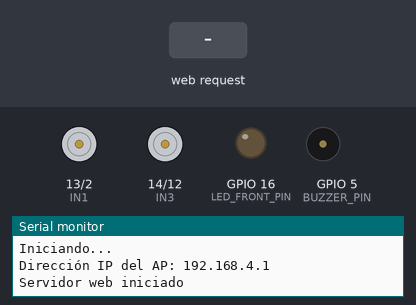
This sketch was run on a simulated ESP8266 (NodeMCU). Parts: motor-driver pin pairs drawn as motors (green arrow = first pin HIGH = forward, orange = second pin HIGH = backward, longer = more drive), output pins drawn as LEDs (lit = HIGH), buzzer (waves = sounding, pin HIGH), the last lines printed to the serial monitor. The test bench sets the inputs (shaded band).

Above: at 1.2 s.
1.3 s: HTTP request GET /forward received
At 1.6 s:
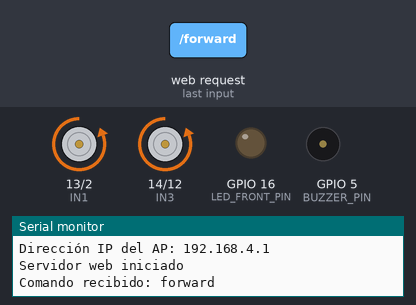
2.8 s: HTTP request GET /backward received
At 3.9 s:
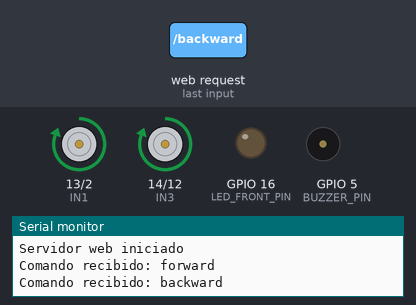
4.3 s: HTTP request GET /left received
At 5.1 s:
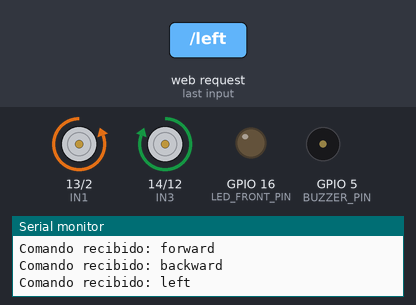
5.8 s: HTTP request GET /right received
At 6.2 s:
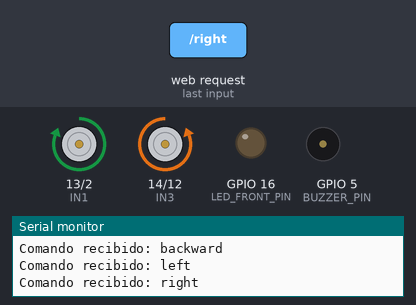
7.3 s: HTTP request GET /beep received
At 8.5 s:
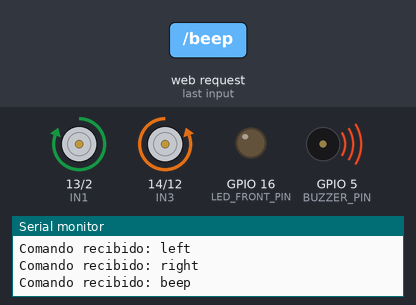
8.8 s: HTTP request GET /stop received
At 9.7 s:
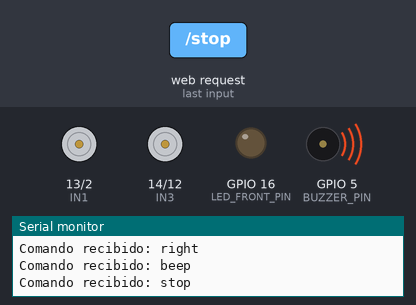
Timing chart, 0 to 11.3 s (numbered marks = the images above; inputs shaded):
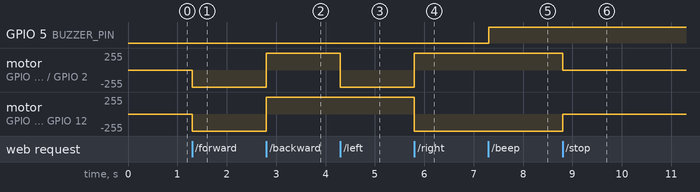

Measured:
- after the input at 1.3 s, motor on GPIO 13 (IN1) / GPIO 2 (IN2), motor on GPIO 14 (IN3) / GPIO 12 (IN4): stopped → backward 255/255 at once
- after the input at 2.8 s, motor on GPIO 13 (IN1) / GPIO 2 (IN2), motor on GPIO 14 (IN3) / GPIO 12 (IN4): backward 255/255 → forward 255/255 at once
- after the input at 4.3 s, motor on GPIO 13 (IN1) / GPIO 2 (IN2): forward 255/255 → backward 255/255 at once
- after the input at 5.8 s, motor on GPIO 13 (IN1) / GPIO 2 (IN2): backward 255/255 → forward 255/255 at once; motor on GPIO 14 (IN3) / GPIO 12 (IN4): forward 255/255 → backward 255/255 at once
- after the input at 7.3 s, GPIO 5 (BUZZER_PIN): LOW → HIGH at once
- after the input at 8.8 s, motor on GPIO 13 (IN1) / GPIO 2 (IN2): forward 255/255 → stopped at once; motor on GPIO 14 (IN3) / GPIO 12 (IN4): backward 255/255 → stopped at once

The sketch:

CarroEsp8266.ino
```cpp
#include <ESP8266WiFi.h>
#include <ESP8266WebServer.h>

const int IN1 = 13; // D7 - motor derecho +
const int IN2 = 2;  // D4 - motor derecho -
const int IN3 = 14; // D5 - motor izquierdo +
const int IN4 = 12; // D6 - motor izquierdo -

const int BUZZER_PIN = 5; // D1
const int LED_FRONT_PIN = 16; // D0 - LED frontal

// Credenciales del AP
const char* ssid = "CarroESP8266";
const char* password = "controlremoto";

const char* htmlPage = R"rawliteral(
<!DOCTYPE html>
<html>
<head>
  <meta charset="UTF-8">
  <meta name="viewport" content="width=device-width, initial-scale=1.0">
  <title>Control del Carro</title>
  <style>
    body {
      font-family: 'Segoe UI', sans-serif;
      text-align: center;
      background-color: #f2f2f2; /* Fondo claro como en la app */
      margin: 0;
      padding: 20px;
    }

    h1 {
      color: #333333;
    }

    .grid {
      display: grid;
      grid-template-columns: 1fr 1fr 1fr;
      gap: 12px;
      justify-items: center;
      align-items: center;
      max-width: 100%;
      margin: auto;
    }

    .button {
      width: 26vw;
      height: 26vw;
      max-width: 100px;
      max-height: 100px;
      font-size: 7vw;
      font-weight: bold;
      color: white;
      background: linear-gradient(135deg, #007BFF, #00BFFF); /* Azul app */
      border: none;
      border-radius: 18px;
      box-shadow: 0 4px 10px rgba(0, 123, 255, 0.4);
      cursor: pointer;
      transition: all 0.2s ease;
    }

    .button:active {
      background: linear-gradient(135deg, #005FCC, #009ACD); /* más oscuro al presionar */
      transform: scale(0.96);
      box-shadow: 0 2px 6px rgba(0, 123, 255, 0.2);
    }

    @media (min-width: 600px) {
      .button {
        width: 90px;
        height: 90px;
        font-size: 28px;
      }
    }
  </style>
</head>
<body>
  <h1>Control del Carro</h1>
  <div class="grid">
    <div></div>
    <button class="button" onclick="sendCommand('forward')">↑</button>
    <div></div>

    <button class="button" onclick="sendCommand('left')">←</button>
    <button class="button" onclick="sendCommand('stop')">■</button>
    <button class="button" onclick="sendCommand('right')">→</button>

    <div></div>
    <button class="button" onclick="sendCommand('backward')">↓</button>
    <div></div>
  </div>

  <script>
    function sendCommand(cmd) {
      fetch('/' + cmd)
        .then(response => console.log("Comando enviado:", cmd))
        .catch(err => console.error("Error al enviar comando", err));
    }
  </script>
</body>
</html>
)rawliteral";


ESP8266WebServer server(80);

void handleRoot() {
  server.send(200, "text/html", htmlPage);
}

void setup() {
  Serial.begin(115200);
  Serial.println("Iniciando...");

  pinMode(BUZZER_PIN, OUTPUT);
  digitalWrite(BUZZER_PIN, LOW);

  pinMode(LED_FRONT_PIN, OUTPUT);
  digitalWrite(LED_FRONT_PIN, LOW); // Apagar el LED al inicio

  pinMode(IN1, OUTPUT);
  pinMode(IN2, OUTPUT);
  pinMode(IN3, OUTPUT);
  pinMode(IN4, OUTPUT);

  digitalWrite(IN1, LOW);
  digitalWrite(IN2, LOW);
  digitalWrite(IN3, LOW);
  digitalWrite(IN4, LOW);

  // Modo AP
  WiFi.softAP(ssid, password);

  IPAddress IP = WiFi.softAPIP();
  Serial.print("Dirección IP del AP: ");
  Serial.println(IP);  // IP esperada: 192.168.4.1

  server.on("/", handleRoot);
  server.on("/forward", [](){ handleCommand("forward"); });
  server.on("/backward", [](){ handleCommand("backward"); });
  server.on("/left", [](){ handleCommand("left"); });
  server.on("/right", [](){ handleCommand("right"); });
  server.on("/stop", [](){ handleCommand("stop"); });
  server.on("/beep", [](){ handleCommand("beep"); });
  server.on("/nobeep", [](){ handleCommand("nobeep"); });
  server.on("/ledon", [](){ handleCommand("ledon"); });
  server.on("/ledoff", [](){ handleCommand("ledoff"); });

  server.begin();
  Serial.println("Servidor web iniciado");
}

void loop() {
  server.handleClient();
}

void handleCommand(String cmd) {
  Serial.print("Comando recibido: ");
  Serial.println(cmd);

  if (cmd == "forward") {
    // Invertimos lógica para que avance correctamente
    digitalWrite(IN1, LOW); digitalWrite(IN2, HIGH); // Motor derecho adelante
    digitalWrite(IN3, LOW); digitalWrite(IN4, HIGH); // Motor izquierdo adelante
  } else if (cmd == "backward") {
    digitalWrite(IN1, HIGH); digitalWrite(IN2, LOW); // Motor derecho atrás
    digitalWrite(IN3, HIGH); digitalWrite(IN4, LOW); // Motor izquierdo atrás
  } else if (cmd == "left") {
    digitalWrite(IN1, LOW); digitalWrite(IN2, HIGH); // Motor derecho adelante
    digitalWrite(IN3, HIGH); digitalWrite(IN4, LOW); // Motor izquierdo atrás
  } else if (cmd == "right") {
    digitalWrite(IN1, HIGH); digitalWrite(IN2, LOW); // Motor derecho atrás
    digitalWrite(IN3, LOW); digitalWrite(IN4, HIGH); // Motor izquierdo adelante
  } else if (cmd == "stop") {
    digitalWrite(IN1, LOW); digitalWrite(IN2, LOW);
    digitalWrite(IN3, LOW); digitalWrite(IN4, LOW);
  }

  if (cmd == "beep") {
    digitalWrite(BUZZER_PIN, HIGH);

  } else if (cmd == "nobeep") {
    digitalWrite(BUZZER_PIN, LOW);
  }

  if (cmd == "ledon") {
    digitalWrite(LED_FRONT_PIN, HIGH);
  } else if (cmd == "ledoff") {
    digitalWrite(LED_FRONT_PIN, LOW);
  }

  server.send(200, "text/plain", "OK");
}
```
